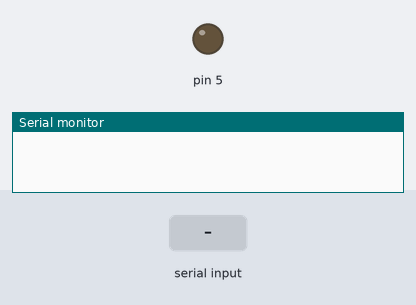
Simulated run of this sketch. Board: Arduino Uno, built with avr-gcc and run on an emulated ATmega328P. Parts: output pins drawn as LEDs (lit = HIGH), the last lines printed to the serial monitor. Inputs (shaded band) come from the test bench.

Above: at 1.2 s.
1.3 s: "a" received over Serial
At 2.3 s:
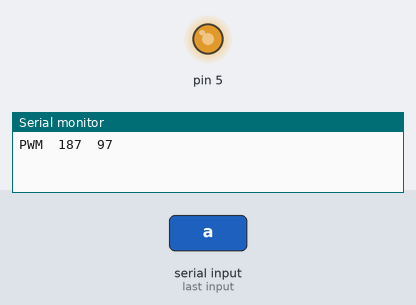
2.8 s: byte 32 (32) received over Serial
At 3.4 s:
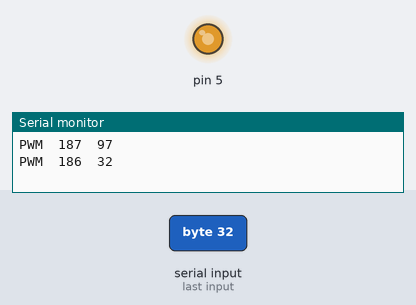
4.3 s: "z" received over Serial
At 4.6 s:
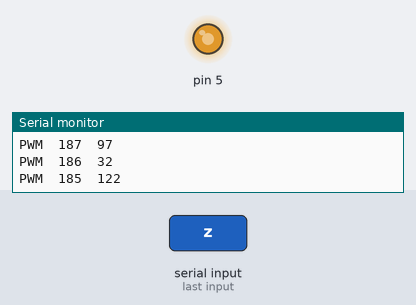
Timing chart, 0 to 7.3 s (numbered marks = the images above; inputs shaded):
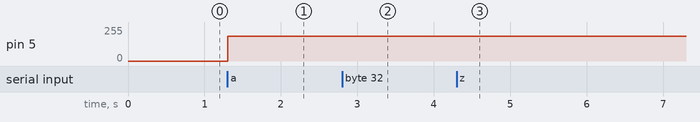

Measured:
- after the input at 1.3 s, pin 5: 0/255 → 187/255 at once
- after the input at 2.8 s, pin 5: 187/255 → 186/255 at once
- after the input at 4.3 s, pin 5: 186/255 → 185/255 at once

The sketch:

Test_Motor.ino
```cpp
 int rpm = 186;
void setup() {
  // put your setup code here, to run once:
Serial.begin(9600);
pinMode(5,OUTPUT);

}

void loop() {
  // put your main code here, to run repeatedly:
  int noChar = Serial.available();
  if(noChar) {
    int rpmMotor = Serial.read();
    if(rpmMotor==97)  rpm += 1;
    if(rpmMotor==122) rpm -= 1;
    if(rpmMotor==32)  rpm = 186;
    rpm = constrain(rpm,0,255);
     analogWrite(5,rpm);
     Serial.print("PWM");
     Serial.print('\t');
     Serial.print(rpm);
     Serial.print('\t');
     Serial.println(rpmMotor);
  }
delay(5);
}
```
